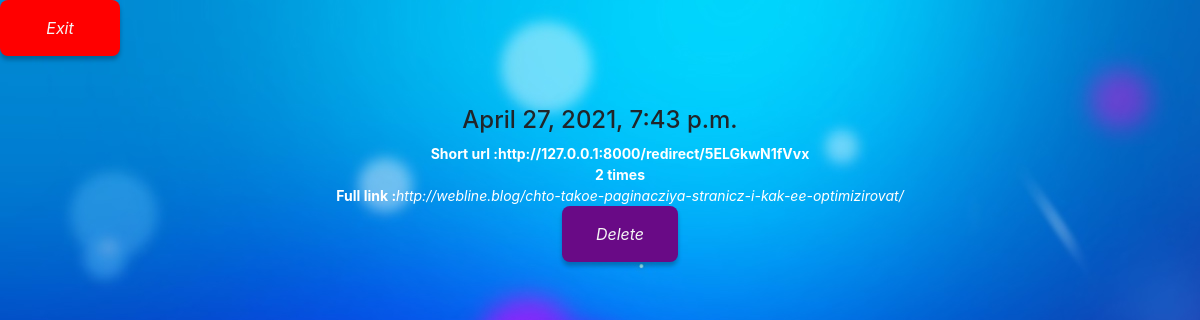
/pagination/ (signed in), run on an earlier commit of the app's database.
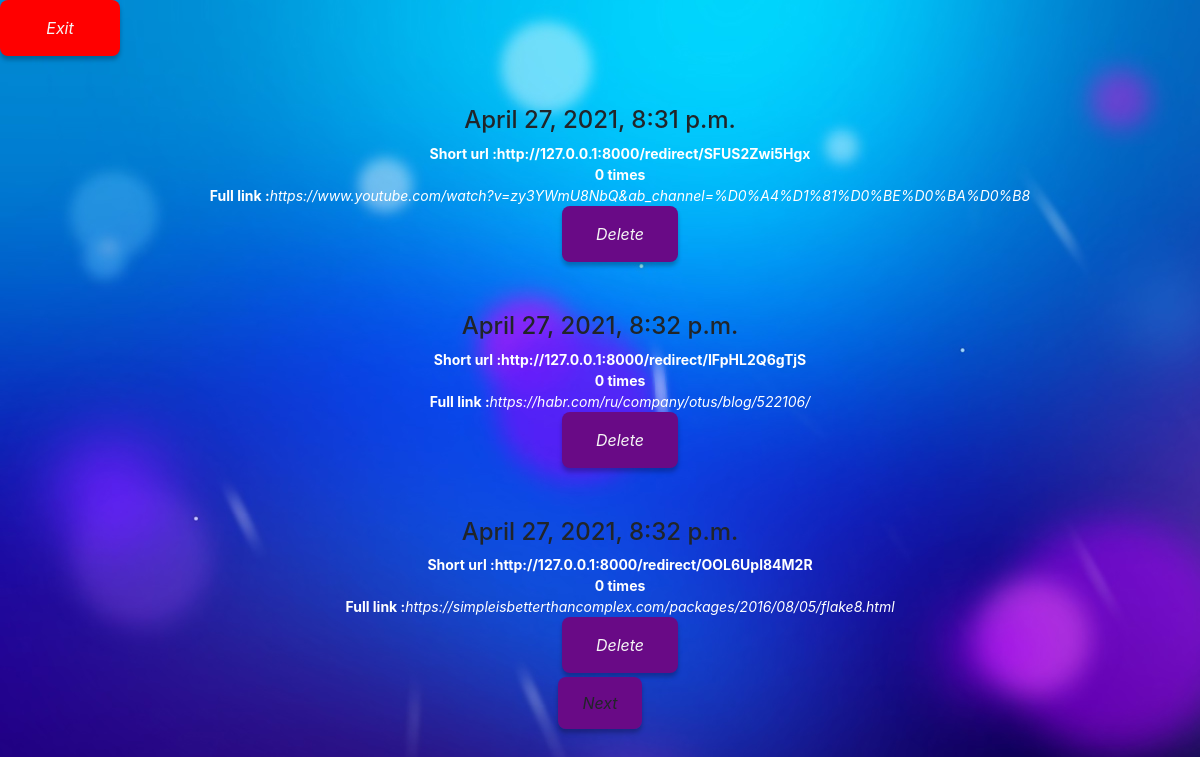
And on a later commit of the database.
### register/models.py (models this page shows, shortened)
class LinkModel(models.Model):
    link = models.CharField(max_length=255)
    slug = models.CharField(max_length=255, blank=True, null=True)
    counter = models.PositiveIntegerField(default=0)
    created_at = models.DateTimeField(auto_now_add=True)
    author = models.ForeignKey(
        User,
        on_delete=models.CASCADE,
        null=True
    )

### register/views.py (the view)
# urls.py: path('pagination/', views.pagination_view, name='pagination_p'),
@login_required()
def pagination_view(request: HttpRequest):
    slug = LinkModel.objects.filter(author=request.user)
    page = request.GET.get('page', 1)
    paginator = Paginator(slug, 3)
    try:
        slug = paginator.page(page)
    except PageNotAnInteger:
        slug = paginator.page(1)
    except EmptyPage:
        if request.is_ajax():
            return HttpResponse('')
    if request.is_ajax():
        return render(request, 'register/ajax_pag.html', {'slug': slug})
    return render(request, 'register/pagination.html', {'slug': slug})

### register/templates/register/pagination.html (shortened to what this page needs)
{% extends 'base.html' %}
{% load static %}
{% block title %}
            <button class="btn" style="background-color: red" onclick="location.href='/main' ">Exit</button>
{% endblock %}
{% block content %}
            <div
            align="center" id="project_list">
                            {% include 'register/ajax_pag.html' %}
            </div>
{% endblock %}

### register/templates/register/ajax_pag.html (shortened to what this page needs)
{% load static %}
{% for el in slug %}
        <div class="pag">
        <h4 style="margin-top: 50px">{{ el.created_at }}</h4>
            <ul style="color: white; font-size: 14px;margin-top: 2px;list-style: square outside">
                <li><b>Short url :http://127.0.0.1:8000/redirect/{{ el.slug }}</b></li>
                <li><b>{{ el.counter }} times</b></li>
                <li ><b>Full link :</b><a><i>{{ el.link }}</i></a></li>
                <a href="{% url 'delete' el.slug %}" class="btn" type="submit">Delete</a>
            </ul>
        </div>
{% endfor %}
    <div>
         {% if slug.has_next %}
<a  class="btn paginator" data-page='{{ slug.next_page_number }}'>Next</a>
                {% endif %}
    </div>

What changed in the data, as far as the page shows it:
removed LinkModel: created_at "April 27, 2021, 7:43 p.m.", slug "5ELGkwN1fVvx", counter "2", link "http://webline.blog/chto-takoe-paginacziya-stranicz-i-kak-ee-optimizirovat/"
added LinkModel: created_at "April 27, 2021, 8:31 p.m.", slug "SFUS2Zwi5Hgx", counter "0", link "https://www.youtube.com/watch?v=zy3YWmU8NbQ&ab_channel=%D0%A4%D1%81%D0%BE%D0%BA%D0%B8"
added LinkModel: created_at "April 27, 2021, 8:32 p.m.", slug "IFpHL2Q6gTjS", counter "0", link "https://habr.com/ru/company/otus/blog/522106/"
added LinkModel: created_at "April 27, 2021, 8:32 p.m.", slug "OOL6Upl84M2R", counter "0", link "https://simpleisbetterthancomplex.com/packages/2016/08/05/flake8.html"
